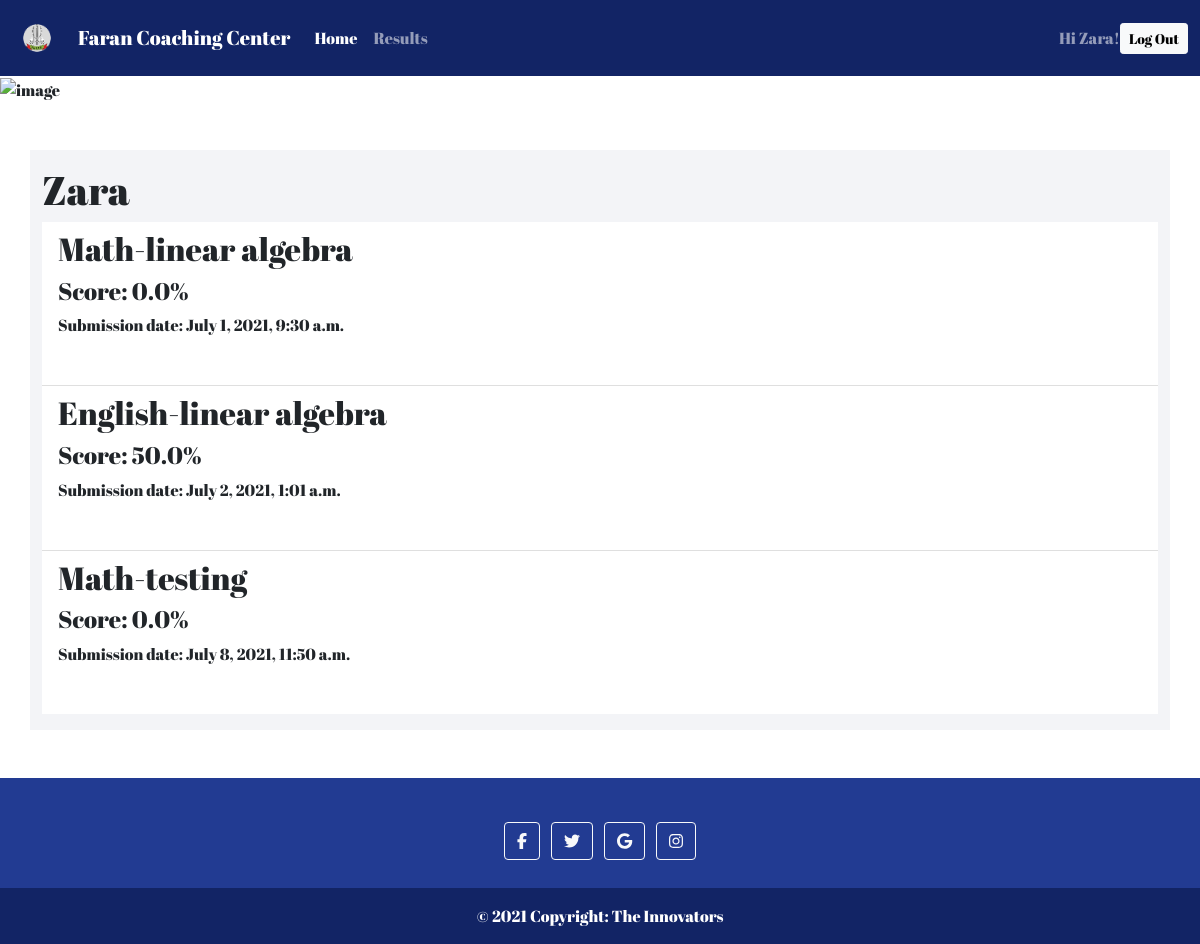
The app's page /user_results (signed in), older data.
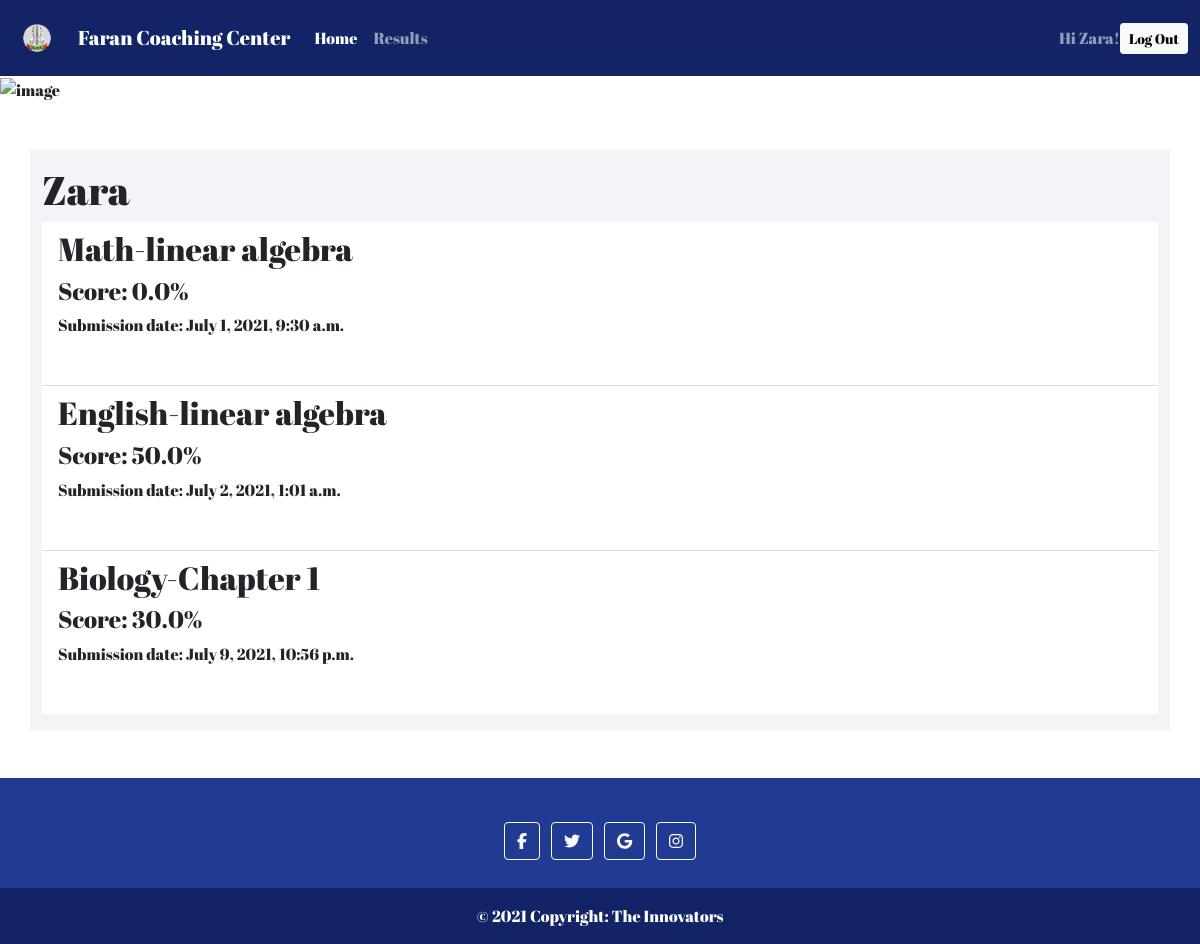
The same page, newer data.
### results/models.py (models this page shows, shortened)
class Result(models.Model):
    test_name = models.ForeignKey(Test, on_delete=models.CASCADE)
    user = models.ForeignKey(User, on_delete=models.CASCADE)
    submitted_date_time = models.DateTimeField(auto_now=False, auto_now_add=False, default=timezone.now)
    score = models.FloatField()

### mcqs/models.py (models this page shows, shortened)
class Test(models.Model):
    name = models.CharField(max_length=120)
    topic = models.CharField(max_length=500)
    number_of_questions = models.IntegerField()
    time = models.IntegerField()
    passing_score = models.IntegerField()
    created_by = models.ForeignKey(User, on_delete=models.CASCADE)
    created_date_time = models.DateTimeField(auto_now=False, auto_now_add=False, default=timezone.now)
    def __str__(self):
        return f"{self.name}-{self.topic}"

### mcqs/views.py (the view)
# urls.py: path('user_results', views.UserResultListView.as_view(), name='user-result-view'),
class UserResultListView(LoginRequiredMixin,ListView):
    model = Result
    template_name = 'mcqs/user_results.html'
    def get_queryset(self):
        return Result.objects.filter(user=self.request.user)

### mcqs/templates/mcqs/user_results.html (shortened to what this page needs)
{% extends "base.html" %}
{% load static %}
{% block content %}
<div class="container mt-5 mb-5 pt-3 pb-3" style="background-color: #F3F4F7;">
<div class="list-group list-group-flush">
<h1>{{user.username}}</h1>
{% if not object_list %}
<h4>No result found</h4>
{% else %}
  {% for obj in object_list %}
  <div class="list-group-item">
    <h2>{{obj.test_name}}</h2>
    <h4>Score: {{obj.score}}%</h4>
    <p>Submission date: {{obj.submitted_date_time}}</p>
    <br>
  </div>
  {% endfor %}
{% endif %}
</div>
</div>
{% endblock content %}

Row changes from the older to the newer data that the page shows:
removed Result: test_name "Math-testing", score "0.0", submitted_date_time "July 8, 2021, 11:50 a.m."
added Result: test_name "Biology-Chapter 1", score "30.0", submitted_date_time "July 9, 2021, 10:56 p.m."
